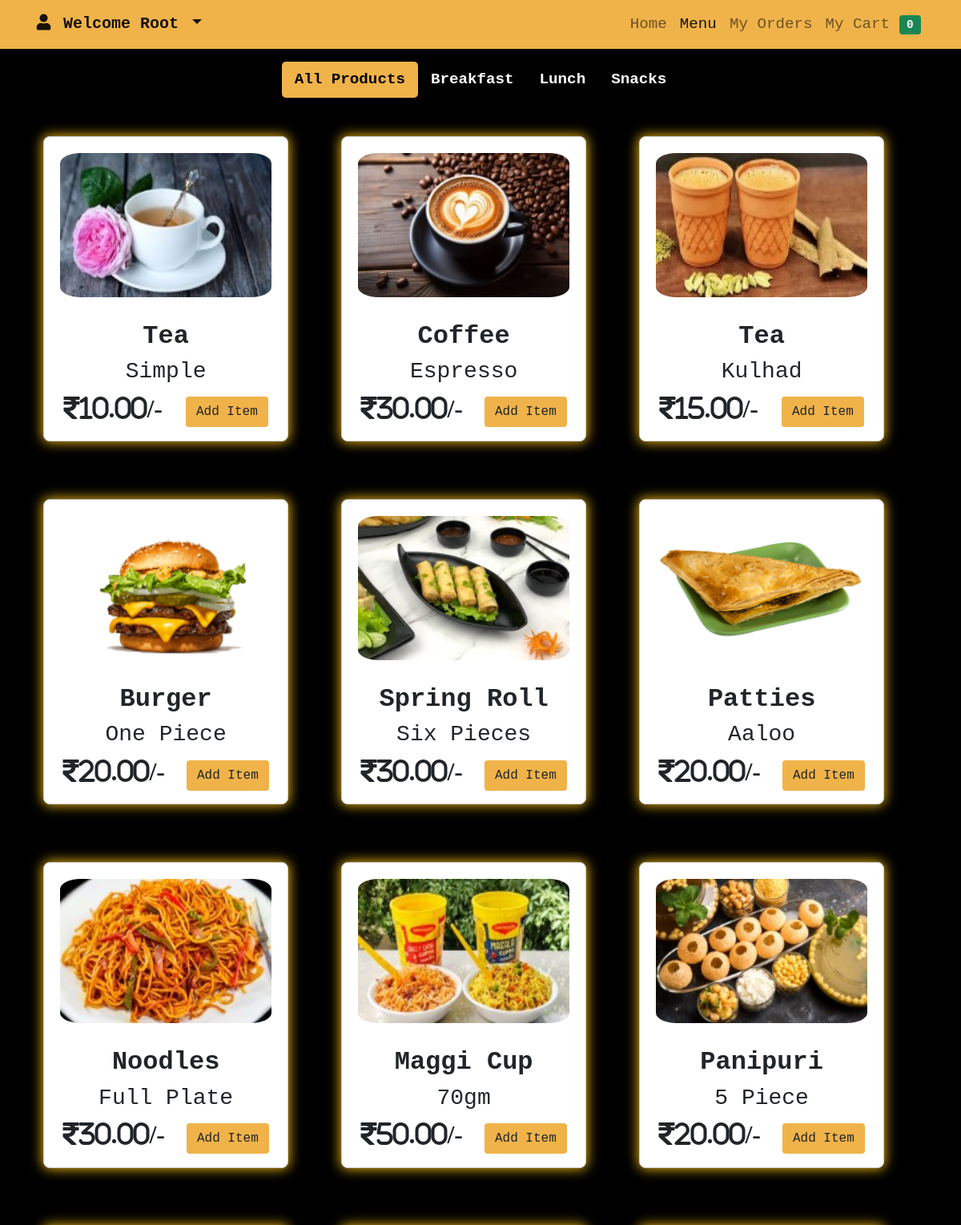
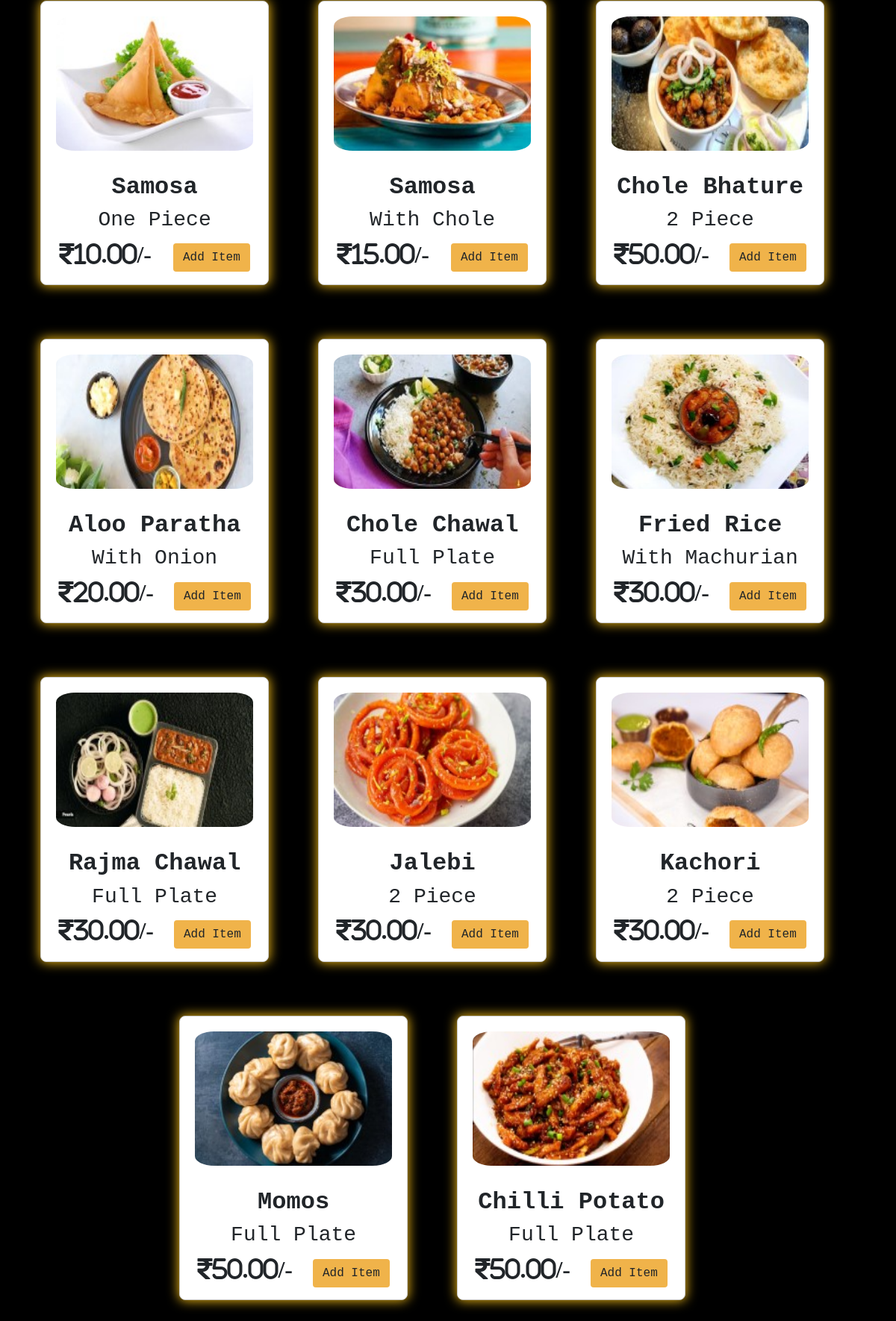
Page /menu.php on the committed database (2 pictures, top to bottom).
### tables this page shows
CREATE TABLE `dishes` (
  `d_id` int(222) NOT NULL,
  `rs_id` int(222) NOT NULL,
  `name` varchar(222) NOT NULL,
  `slogan` varchar(222) NOT NULL,
  `price` decimal(10,2) NOT NULL,
  `img` varchar(222) NOT NULL
);

### connection/connect.php (called while the page is built, shortened)
<?php
$username = "root";
?>

### menu.php (the view, shortened to what this page needs)
<?php
include ("connection/connect.php");
$user_id = null;
$current_res_id = isset($_GET['res_id']) ? $_GET['res_id'] : '';
?>
<!DOCTYPE html>
<html lang="en">
<head>
    <link rel="stylesheet" href="https://unpkg.com/aos@next/dist/aos.css" />
    <link rel="stylesheet" href="https://cdnjs.cloudflare.com/ajax/libs/font-awesome/6.0.0/css/all.min.css">
    <link href="https://cdn.jsdelivr.net/npm/bootstrap@5.0.2/dist/css/bootstrap.min.css" rel="stylesheet"
>
    <link href="https://cdnjs.cloudflare.com/ajax/libs/font-awesome/5.10.0/css/all.min.css" rel="stylesheet">
    <link href="https://cdn.jsdelivr.net/npm/bootstrap-icons@1.4.1/font/bootstrap-icons.css" rel="stylesheet">
    <link href="style.css" rel="stylesheet">
</head>
<body>
    <nav class="navbar navbar-expand-lg navbar-light">
        <div class="container">
            <div class="dropdown">
  <a class=" navbar-brand dropdown-toggle fw-bold" data-bs-toggle="dropdown" aria-expanded="false"> <i class="fas fa-user fa-fw"></i> Welcome
  <?php echo $username; ?>
    </a>
</div>
            <div class="collapse navbar-collapse justify-content-end" id="navbarNavAltMarkup">
                <div class="navbar-nav">
                    <a class="nav-link" href="index.php">Home</a>
                    <a class="nav-link active" aria-current="page" href="menu.php">Menu</a>
                    <a class="nav-link" href="your_orders.php">My orders</a>
                    <?php
                    $select_rows = mysqli_query($db, "SELECT * FROM `cart` where u_id='$user_id'") or die('query failed');
                    $row_count = mysqli_num_rows($select_rows);
                    ?>
                    <a class="nav-link" href="cart.php">My Cart <span
                            class="badge bg-success"><?php echo $row_count; ?></span></a>
                </div>
            </div>
        </div>
    </nav>
    <div class="container">
        <ul class="nav nav-pills my-3 justify-content-center ">
            <li class="nav-item">
                <a class="nav-link <?php echo $current_res_id == '' ? 'active' : ''; ?>" href="menu.php">All
                    Products</a>
            </li>
            <li class="nav-item">
                <a class="nav-link <?php echo $current_res_id == '1' ? 'active' : ''; ?>"
                    href="menu.php?res_id=1">Breakfast</a>
            </li>
            <li class="nav-item">
                <a class="nav-link <?php echo $current_res_id == '2' ? 'active' : ''; ?>"
                    href="menu.php?res_id=2">Lunch</a>
            </li>
            <li class="nav-item">
                <a class="nav-link <?php echo $current_res_id == '3' ? 'active' : ''; ?>"
                    href="menu.php?res_id=3">Snacks</a>
            </li>
        </ul>
    </div>
    <div class="container">
        <section class="menu" id="menu">
            <div class="container-xxl">
                <div class="row align-items-stretch justify-content-center my-5">
                    <?php
                    if ($current_res_id != '') {
                        $select_products = mysqli_query($db, "SELECT * FROM dishes WHERE rs_id = '$current_res_id'");
                    } else {
                        $select_products = mysqli_query($db, "SELECT * FROM dishes");
                    }
                    if (mysqli_num_rows($select_products) > 0) {
                        $counter = 0;
                        while ($fetch_product = mysqli_fetch_assoc($select_products)) {
                            if ($counter % 3 == 0 && $counter != 0) {
                                echo '</div><div class="row align-items-stretch justify-content-center my-5">';
                            }
                            $counter++;
                            ?>
                            <div class="col-md-4 mb-4 " data-aos="zoom-in-up">
                                <form action="menu.php" method="post">
                                    <div class="card w-100">
                                        <img class="card-img-top"
                                            src="admin/Res_img/dishes/<?php echo $fetch_product['img']; ?>"
                                            alt="<?php echo $fetch_product['name']; ?>">
                                        <div class="card-body">
                                            <h2 class="card-title text-center"><?php echo $fetch_product['name']; ?></h2>
                                            <h3 class="card-title text-center"><?php echo $fetch_product['slogan']; ?></h3>
                                            <div class="content d-flex justify-content-around align-items-center">
                                                <h2 class="text-bold"><i
                                                        class="fas fa-rupee-sign mt-1"><?php echo $fetch_product['price']; ?>/-</i>
                                                </h2>
                                                <input type="submit" class="btn menubutton" value="Add Item" name="add_to_cart">
                                            </div>
                                        </div>
                                    </div>
                            </div>
                            <?php
                        }
                    } else {
                        echo '<p class="text-center">No products found!</p>';
                    }
                    ?>
                </div>
            </div>
        </section>
    </div>
</body>
</html>

### style.css (style rules this page uses)
* { margin: 0px; padding: 0px; }
body { font-family: 'Courier New', Courier, monospace; font-size: larger; }
img.card-img-top { padding: 20PX; border-radius: 15%; width: auto; height: 220px; }
.menubutton { background-color: hsl(38deg 84.67% 61.48%); }
h2.card-title.text-center { font-weight: bold; }
section#menu { background-color: black; text-transform: capitalize; }
.card { height: 100%; display: flex; flex-direction: column; border: 1px solid #ccc; border-radius: 8px; max-width: 88%; overflow: hidden; box-shadow: 0px 0px 15px 1px #ebb513; }
.card-body { flex-grow: 1; display: flex; flex-direction: column; justify-content: space-between; padding: 10px; }

### menu.php (style rules this page uses)
body { text-transform: capitalize; background-color: black; }
nav.navbar.navbar-expand-lg.navbar-light { background-color: hsl(38deg 84.67% 61.48%); }
.nav-item .nav-link { color: white; font-weight: bold; }
.nav-item .nav-link.active { color: black; background-color: hsl(38deg 84.67% 61.48%); border-radius: 5px; }

### rows in the picture
dishes: img (picture), name "Tea", slogan "Simple", price "10.00"
dishes: img (picture), name "Coffee", slogan "Espresso", price "30.00"
dishes: img (picture), name "Tea", slogan "Kulhad", price "15.00"
dishes: img (picture), name "Burger", slogan "One Piece", price "20.00"
dishes: img (picture), name "Spring Roll", slogan "Six Pieces", price "30.00"
dishes: img (picture), name "Patties", slogan "Aaloo", price "20.00"
dishes: img (picture), name "Noodles", slogan "Full Plate", price "30.00"
dishes: img (picture), name "Maggi Cup", slogan "70gm", price "50.00"
dishes: img (picture), name "Panipuri", slogan "5 Piece", price "20.00"
dishes: img (picture), name "Samosa", slogan "One Piece", price "10.00"
dishes: img (picture), name "Samosa", slogan "With Chole", price "15.00"
dishes: img (picture), name "Chole Bhature", slogan "2 Piece", price "50.00"
dishes: img (picture), name "Aloo Paratha", slogan "With Onion", price "20.00"
dishes: img (picture), name "Chole Chawal", slogan "Full Plate", price "30.00"
dishes: img (picture), name "Fried Rice", slogan "With Machurian", price "30.00"
dishes: img (picture), name "Rajma Chawal", slogan "Full Plate", price "30.00"
dishes: img (picture), name "Jalebi", slogan "2 Piece", price "30.00"
dishes: img (picture), name "Kachori", slogan "2 Piece", price "30.00"
dishes: img (picture), name "Momos", slogan "Full Plate", price "50.00"
dishes: img (picture), name "Chilli Potato", slogan "Full Plate", price "50.00"

### other values in the picture
$username "Root"
$row_count "0"
